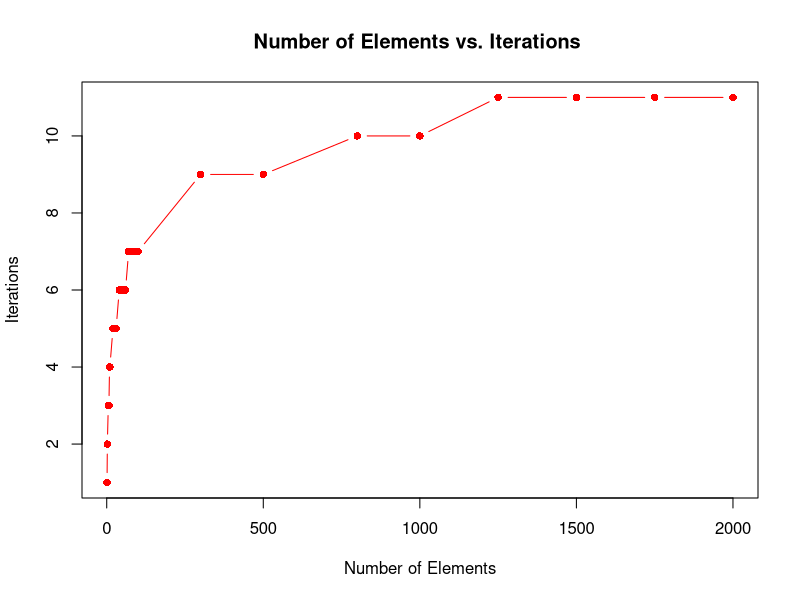

Source code (R):
size <- c(10, 20, 30, 40, 50, 60, 70, 80, 90, 100, 1, 2, 2, 5, 7, 9, 300, 500, 800, 1000, 2000, 1250, 1500, 1750)
iterations <- c(4, 5, 5, 6, 6, 6, 7, 7, 7, 7, 1, 2, 2, 3, 3, 4, 9, 9, 10, 10, 11, 11, 11, 11)

data <- data.frame(Size = size, Iterations = iterations)

sorted_data <- data[order(data$Size), ]

print(sorted_data)

plot(sorted_data$Size, sorted_data$Iterations, type = "b", pch = 16, col = "red",
     xlab = "Number of Elements", ylab = "Iterations",
     main = "Number of Elements vs. Iterations ")
